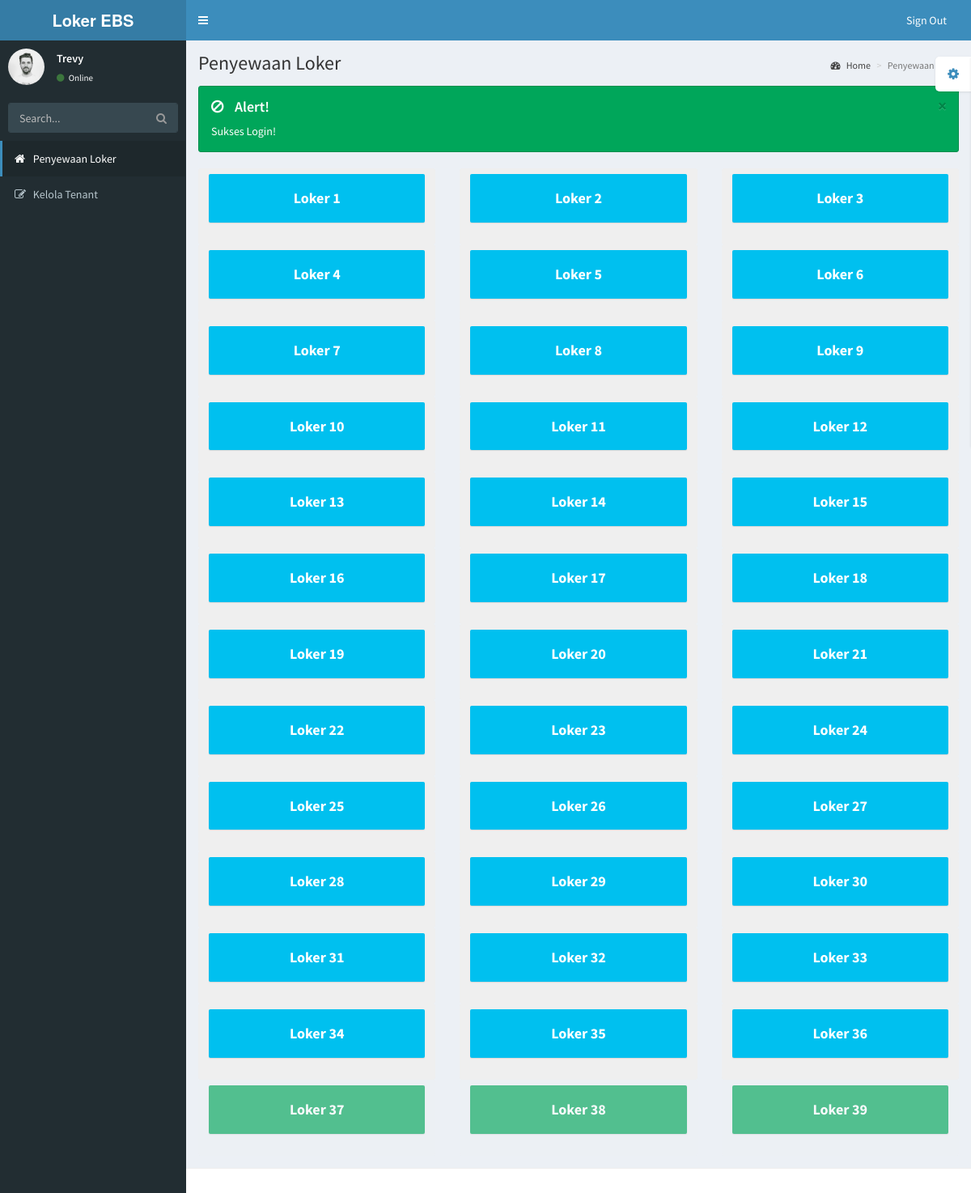
/index.php (signed in), run on the app's committed database.
### tables this page shows
CREATE TABLE `loker` (
  `id_loker` int(11) NOT NULL,
  `name` varchar(100) NOT NULL,
  `status` varchar(100) NOT NULL
);

### config/database.php (called while the page is built, shortened)
<?php
	$database 	= "rak_library";
?>

### config/kelola-data/loker.php (called while the page is built, shortened)
<?php
	class loker {
		var $table1	= "loker";
		function show() {
			$data = mysqli_query($connection, "SELECT * FROM " . $this->table1);
			while($d = mysqli_fetch_array($data)) $result[] = $d;
			return $result;
		}
	}
?>

### homepage.php (the view, shortened to what this page needs)
<section class="content-header">
    <h1>Penyewaan Loker</h1>
    <ol class="breadcrumb">
        <li><a href="#"><i class="fa fa-dashboard"></i> Home</a></li>
        <li class="active">Penyewaan Loker</li>
    </ol>
</section>
<?php include 'pages/static/database-connector.php'; ?>
<section class="content">
<?php include 'pages/static/alerts.php'; ?>
    <div class="row">
        <?php
            if($db->show() != null) {
                foreach($db->show() as $show) {
        ?>
            <div class="col-lg-4 col-xs-6">
                    <?php if ($show['status'] == "Reserved") { ?>
                        <button class="btn btn-block" data-toggle="modal" data-target="#save-<?php echo $show['id_loker']; ?>" disabled>
                        <div class="small-box bg-green">
                    <?php } else { ?>
                        <button class="btn btn-block" data-toggle="modal" data-target="#save-<?php echo $show['id_loker']; ?>">
                        <div class="small-box bg-aqua">
                    <?php } ?>
                            <div class="inner">
                                <h4 class="text-center"><b><?php echo $show['name']; ?></b></h4>
                            </div>
                        </div>
                </button>
            </div>
        <?php } } ?>
    </div>
</section>

### data on the page
loker: name "Loker 1"
loker: name "Loker 2"
loker: name "Loker 3"
loker: name "Loker 4"
loker: name "Loker 5"
loker: name "Loker 6"
loker: name "Loker 7"
loker: name "Loker 8"
loker: name "Loker 9"
loker: name "Loker 10"
loker: name "Loker 11"
loker: name "Loker 12"
loker: name "Loker 13"
loker: name "Loker 14"
loker: name "Loker 15"
loker: name "Loker 16"
loker: name "Loker 17"
loker: name "Loker 18"
loker: name "Loker 19"
loker: name "Loker 20"
loker: name "Loker 21"
loker: name "Loker 22"
loker: name "Loker 23"
loker: name "Loker 24"
loker: name "Loker 25"
loker: name "Loker 26"
loker: name "Loker 27"
loker: name "Loker 28"
loker: name "Loker 29"
loker: name "Loker 30"
loker: name "Loker 31"
loker: name "Loker 32"
loker: name "Loker 33"
loker: name "Loker 34"
loker: name "Loker 35"
loker: name "Loker 36"
loker: name "Loker 37"
loker: name "Loker 38"
loker: name "Loker 39"

### other printed values
$_SESSION['nama'] "Trevy"
